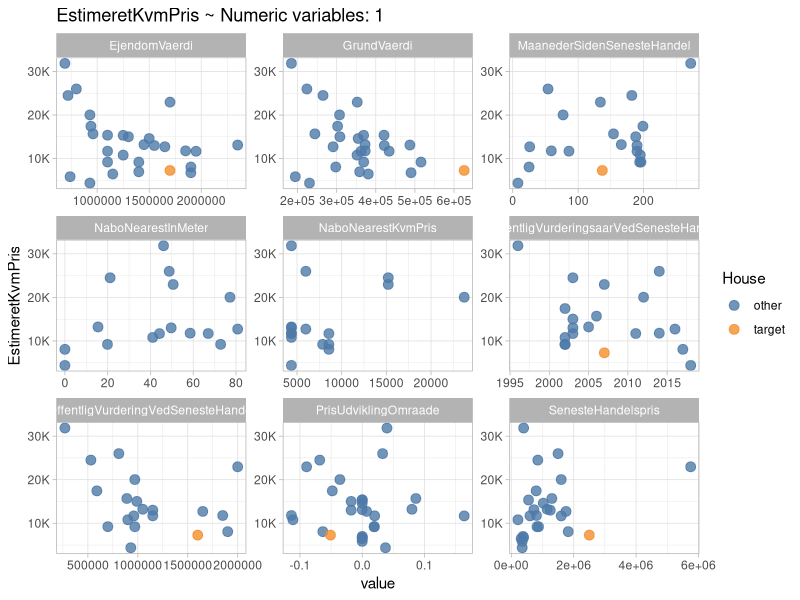
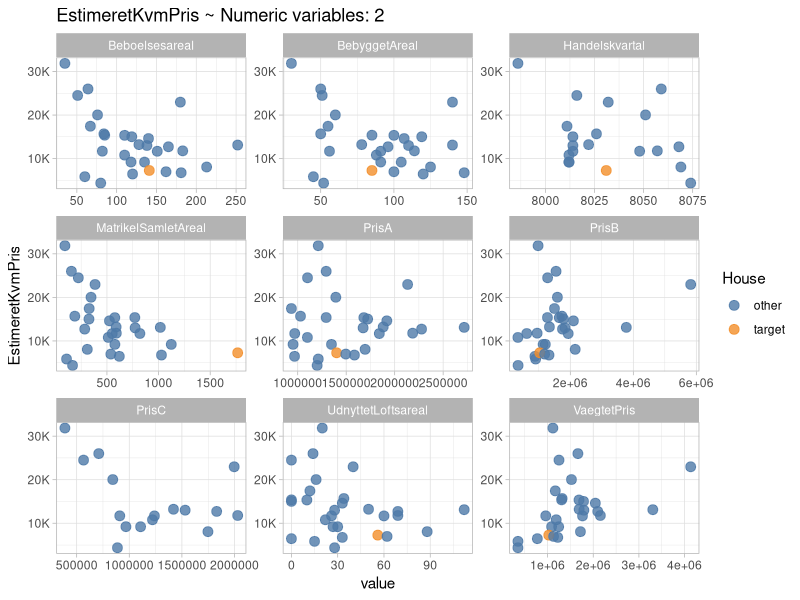
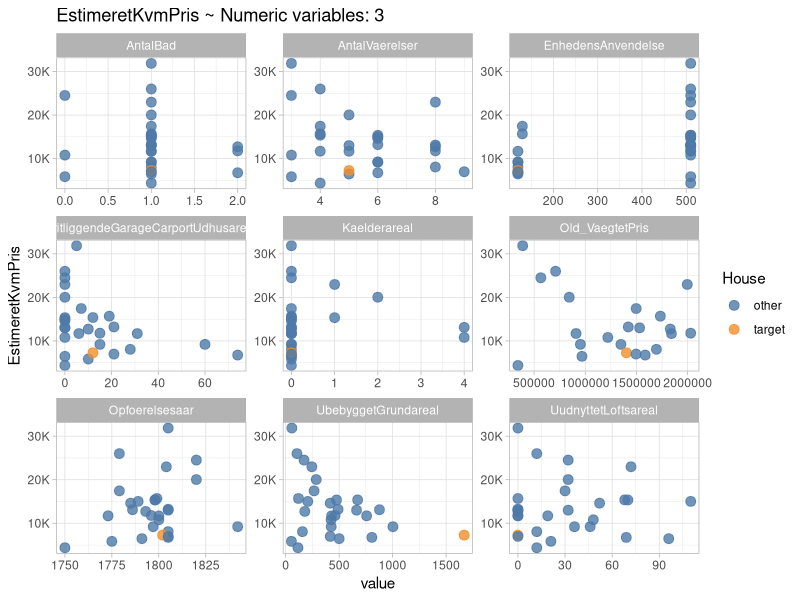
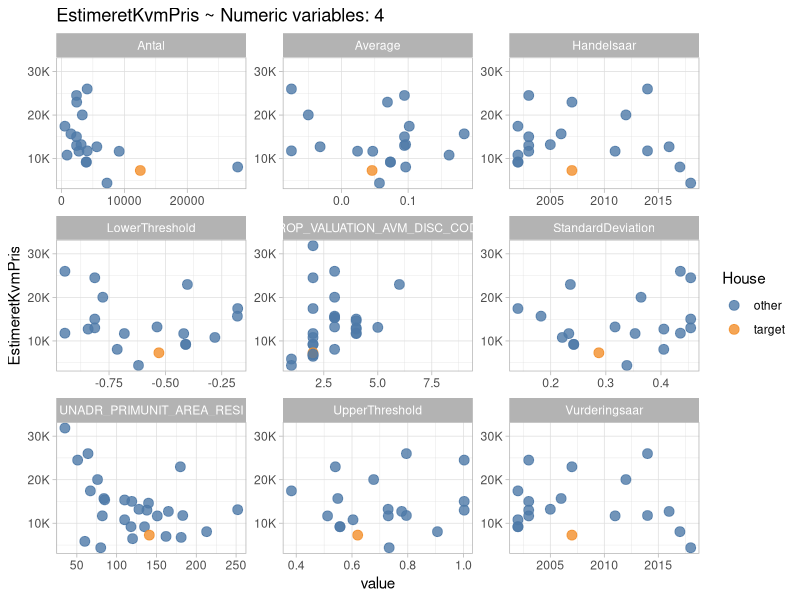
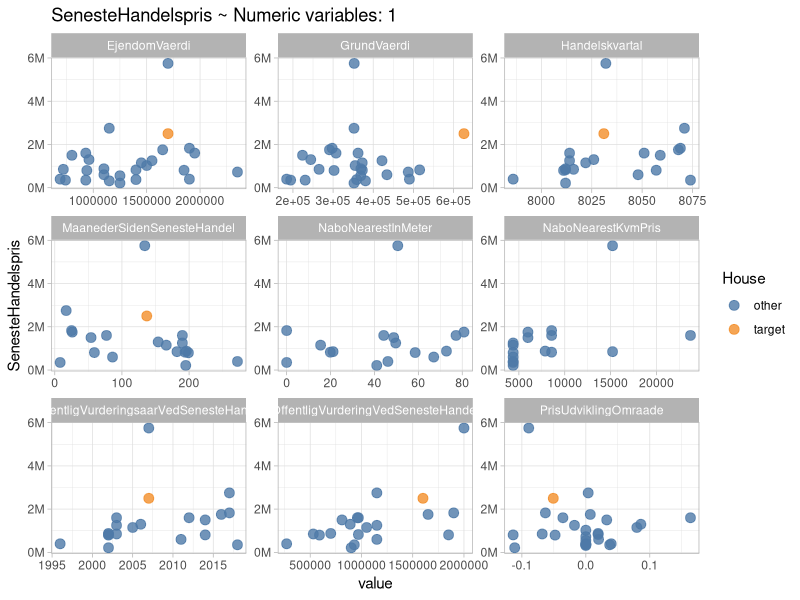
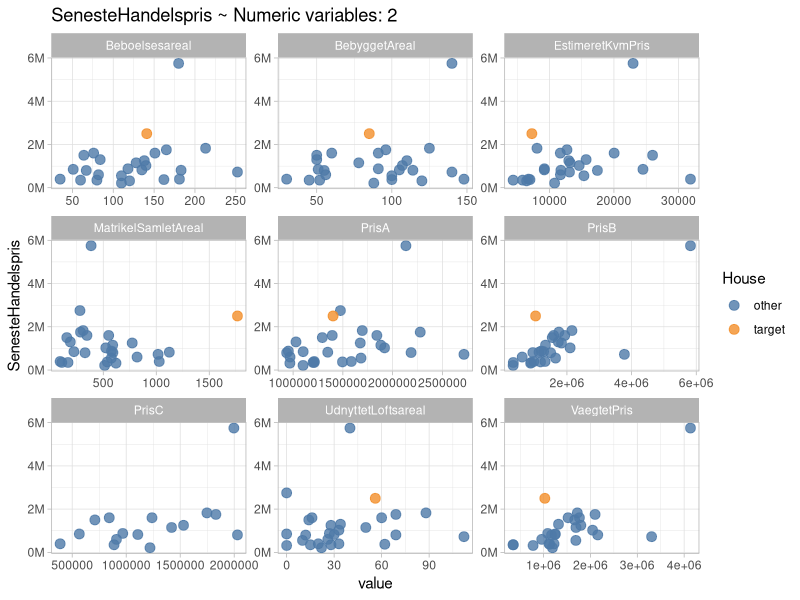
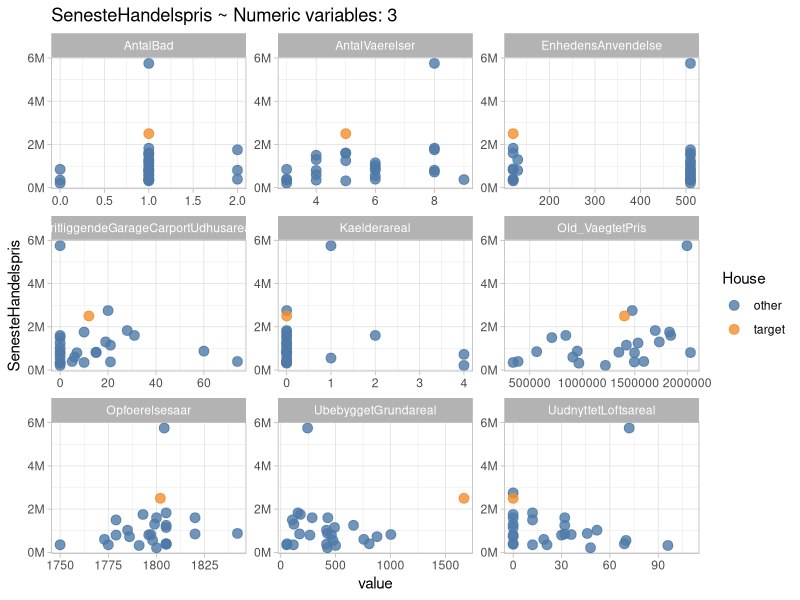
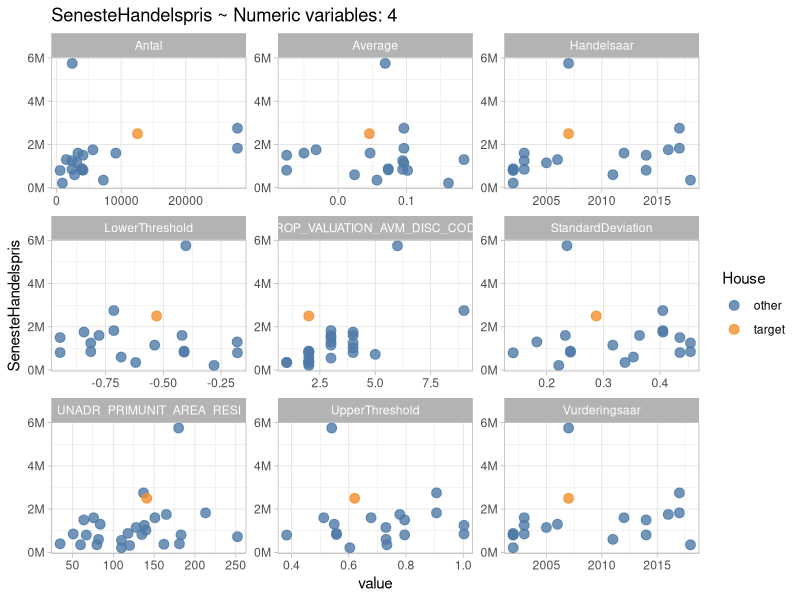

Generate these figures, in order, with R:
## ---- chunk 1
knitr::opts_chunk$set(message=F,warning=F)
## ---- chunk 2
library(tidyverse)
library(ggthemes)

theme_set(theme_light())

df <- read_csv("avm_check.csv") %>%
  mutate(houseNums = str_split(UNADR_NAME,",",2) %>% 
           map(1) %>% unlist() %>% parse_number() %>% 
           as.character(),
         House = ifelse(houseNums == "30", "target","other"))

df <- df %>% select_if(function(x) n_distinct(x) > 1)

df <- df %>% mutate_if(~n_distinct(.[]) <= 3, factor)

df <- df %>%
  select(-Kvhx,-KVH,-X,-Y, -Id,-Ejendomsnummer, -UNADR_PRIMUNIT_USAGE_CODE,
         -Right_UNADR_KVHX,PROP_VALUATION_AVM_DISC_NAME,-Sold_Property_Flag,
         -True_Performance_Flag,-ACADR_KEY,-CELL100_NAME,-PROP_KEY,-PROP_NO,-PROP_UNADR_KEY,
         -Right_UNADR_KVHX, -UNADR_NAME)

# check for large number of NAs
NAs <- df %>% group_by(houseNums) %>% apply(1, function(x) sum(is.na(x)))

df <- df %>% add_column(NAs)
## ---- chunk 3
from <- seq(4,39,9)
to   <- seq(12,39,9)
batch = 1:length(from)

for (i in 1:length(from)) {
  
  p <- df %>%
    select_if(is.numeric) %>%
    select(-NAs,-BygningensAnvendelse) %>%
    add_column(House = df$House,houseNums = df$houseNums) %>%
    select(House,houseNums,EstimeretKvmPris,everything()) %>%
    select(c(1:3,from[i]:to[i])) %>%
    gather(variable, value,-House,-houseNums,-EstimeretKvmPris) %>%
    ggplot(aes(x=value,y=EstimeretKvmPris, colour = House)) +
    facet_wrap(~variable,scales="free",ncol=3) +
    geom_point(size=3, alpha = .8) +
    scale_color_tableau() +
    ggtitle(glue::glue("EstimeretKvmPris ~ Numeric variables: {batch[i]}")) +
    scale_y_continuous(labels = function(n) {
      trans = n / 1000
      paste0(trans, "K")
    })
  
  print(p)
}
## ---- chunk 4
for (i in 1:length(from)) {
  
  p <- df %>%
    select_if(is.numeric) %>%
    select(-NAs,-BygningensAnvendelse) %>%
    add_column(House = df$House,houseNums = df$houseNums) %>%
    select(House,houseNums,SenesteHandelspris,everything()) %>%
    select(c(1:3,from[i]:to[i])) %>%
    gather(variable, value,-House,-houseNums,-SenesteHandelspris) %>%
    ggplot(aes(x=value,y=SenesteHandelspris, colour = House)) +
    facet_wrap(~variable,scales="free",ncol=3) +
    geom_point(size=3, alpha = .8) +
    scale_color_tableau() +
    ggtitle(glue::glue("SenesteHandelspris ~ Numeric variables: {batch[i]}")) +
    scale_y_continuous(labels = function(n) {
      trans = n / 1000000
      paste0(trans, "M")
    })
  
  print(p)
}
## ---- chunk 5
from3  <- seq(4,30,9)
to3    <- seq(12,30,9)
batch3 <- 1:length(from3)

for (i in 1:length(from3)) {
  
  p <- df %>% 
    select_if(is.factor) %>%
    add_column(houseNums = df$houseNums, 
               EstimeretKvmPris = df$EstimeretKvmPris) %>% 
    select(House, houseNums, EstimeretKvmPris,everything(),-UNADR_PRIMUNIT_USAGE_NAME) %>%
    select(c(1:3,from3[i]:to3[i])) %>%
    gather(variable, value,-EstimeretKvmPris, -House,-houseNums) %>%
    ggplot(aes(x=value,y=EstimeretKvmPris)) +
    geom_boxplot(alpha = .7) +
    geom_jitter(aes(colour=House),alpha = .8, size = 3) +
    facet_wrap(~variable,scales="free") +
    scale_colour_tableau() +
    ggtitle(glue::glue("EstimeretKvmPris ~ Categorical variables: {batch3[i]}")) +
    scale_y_continuous(labels = function(n) {
      trans = n / 1000
      paste0(trans, "K")
    })
  
  print(p)
}
## ---- chunk 6
for (i in 1:length(from3)) {
  
  p <- df %>% 
    select_if(is.factor) %>%
    add_column(houseNums = df$houseNums, 
               SenesteHandelspris = df$SenesteHandelspris) %>% 
    select(House, houseNums, SenesteHandelspris,everything(),-UNADR_PRIMUNIT_USAGE_NAME) %>%
    select(c(1:3,from3[i]:to3[i])) %>%
    gather(variable, value,-SenesteHandelspris, -House,-houseNums) %>%
    ggplot(aes(x=value,y=SenesteHandelspris)) +
    geom_boxplot(alpha = .7) +
    geom_jitter(aes(colour=House),alpha = .8,size = 3) +
    facet_wrap(~variable,scales="free") +
    scale_colour_tableau() +
    ggtitle(glue::glue("SenesteHandelspris ~ Categorical variables: {batch3[i]}")) +
    scale_y_continuous(labels = function(n) {
      trans = n / 1000000
      paste0(trans, "M")
    })
  
  print(p)
}
